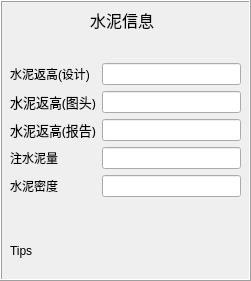
     <widget class="QFrame" name="frame_4">
      <property name="geometry">
       <rect>
        <x>610</x>
        <y>370</y>
        <width>251</width>
        <height>281</height>
       </rect>
      </property>
      <property name="styleSheet">
       <string notr="true">font: 10pt &quot;黑体&quot;;</string>
      </property>
      <property name="frameShape">
       <enum>QFrame::Box</enum>
      </property>
      <property name="frameShadow">
       <enum>QFrame::Raised</enum>
      </property>
      <widget class="QWidget" name="layoutWidget">
       <property name="geometry">
        <rect>
         <x>10</x>
         <y>40</y>
         <width>231</width>
         <height>181</height>
        </rect>
       </property>
       <property name="styleSheet">
        <string notr="true">font: 10pt &quot;黑体&quot;;</string>
       </property>
       <layout class="QGridLayout" name="gridLayout_13">
        <item row="0" column="1">
         <layout class="QVBoxLayout" name="verticalLayout_26">
          <item>
           <widget class="QLineEdit" name="lineEdit_69">
            <property name="styleSheet">
             <string notr="true">font: 10pt &quot;黑体&quot;;</string>
            </property>
           </widget>
          </item>
          <item>
           <widget class="QLineEdit" name="lineEdit_70">
            <property name="styleSheet">
             <string notr="true">font: 10pt &quot;黑体&quot;;</string>
            </property>
            <property name="text">
             <string/>
            </property>
           </widget>
          </item>
          <item>
           <widget class="QLineEdit" name="lineEdit_107">
            <property name="styleSheet">
             <string notr="true">font: 10pt &quot;黑体&quot;;</string>
            </property>
            <property name="text">
             <string/>
            </property>
           </widget>
          </item>
          <item>
           <widget class="QLineEdit" name="lineEdit_71">
            <property name="styleSheet">
             <string notr="true">font: 10pt &quot;黑体&quot;;</string>
            </property>
            <property name="text">
             <string/>
            </property>
           </widget>
          </item>
          <item>
           <widget class="QLineEdit" name="lineEdit_72">
            <property name="styleSheet">
             <string notr="true">font: 10pt &quot;黑体&quot;;</string>
            </property>
            <property name="text">
             <string/>
            </property>
           </widget>
          </item>
         </layout>
        </item>
        <item row="0" column="0">
         <layout class="QVBoxLayout" name="verticalLayout_25">
          <item>
           <widget class="QLabel" name="label_64">
            <property name="styleSheet">
             <string notr="true">font: 10pt &quot;黑体&quot;;</string>
            </property>
            <property name="text">
             <string>水泥返高(设计)</string>
            </property>
           </widget>
          </item>
          <item>
           <widget class="QLabel" name="label_65">
            <property name="font">
             <font>
              <family>黑体</family>
              <pointsize>10</pointsize>
              <weight>50</weight>
              <italic>false</italic>
              <bold>false</bold>
              <underline>false</underline>
             </font>
            </property>
            <property name="styleSheet">
             <string notr="true">font: 10pt &quot;黑体&quot;;</string>
            </property>
            <property name="text">
             <string>水泥返高(图头)</string>
            </property>
           </widget>
          </item>
          <item>
           <widget class="QLabel" name="label_87">
            <property name="font">
             <font>
              <family>黑体</family>
              <pointsize>10</pointsize>
              <weight>50</weight>
              <italic>false</italic>
              <bold>false</bold>
              <underline>false</underline>
             </font>
            </property>
            <property name="styleSheet">
             <string notr="true">font: 10pt &quot;黑体&quot;;</string>
            </property>
            <property name="text">
             <string>水泥返高(报告)</string>
            </property>
           </widget>
          </item>
          <item>
           <widget class="QLabel" name="label_66">
            <property name="styleSheet">
             <string notr="true">font: 10pt &quot;黑体&quot;;</string>
            </property>
            <property name="text">
             <string>注水泥量</string>
            </property>
           </widget>
          </item>
          <item>
           <widget class="QLabel" name="label_67">
            <property name="styleSheet">
             <string notr="true">font: 10pt &quot;黑体&quot;;</string>
            </property>
            <property name="text">
             <string>水泥密度</string>
            </property>
           </widget>
          </item>
         </layout>
        </item>
       </layout>
      </widget>
      <widget class="QLabel" name="label_47">
       <property name="geometry">
        <rect>
         <x>90</x>
         <y>10</y>
         <width>81</width>
         <height>20</height>
        </rect>
       </property>
       <property name="font">
        <font>
         <family>黑体</family>
         <pointsize>12</pointsize>
         <weight>50</weight>
         <italic>false</italic>
         <bold>false</bold>
        </font>
       </property>
       <property name="styleSheet">
        <string notr="true">font: 12pt &quot;黑体&quot;;</string>
       </property>
       <property name="text">
        <string>水泥信息</string>
       </property>
      </widget>
      <widget class="QLabel" name="label_134">
       <property name="geometry">
        <rect>
         <x>10</x>
         <y>240</y>
         <width>231</width>
         <height>21</height>
        </rect>
       </property>
       <property name="styleSheet">
        <string notr="true">font: 10pt &quot;黑体&quot;;</string>
       </property>
       <property name="text">
        <string>Tips</string>
       </property>
      </widget>
     </widget>
